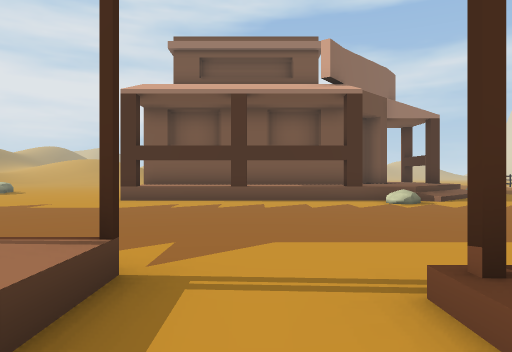
View 1 (above)

23 first-person views from a walk through a Unity game level. The camera is 1.3 m above the floor, looks level and sees 70° across. The floor is counted in squares, 2 m on a side. Each view is taken from the middle of a square. On the plan, view 1 faces up. The plan holds only what a view shows up to about 11 squares ahead; the rest is blank. The place goes on beyond the plan. The player is left out. Some animated figures are left out.

View 2
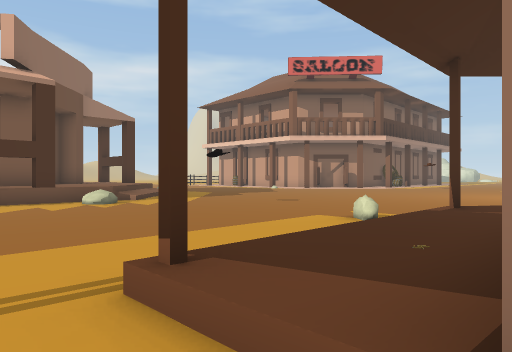

View 3
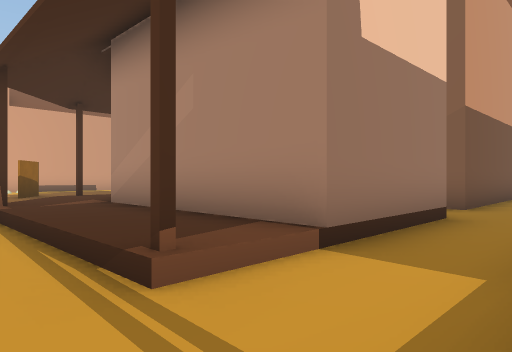

View 4
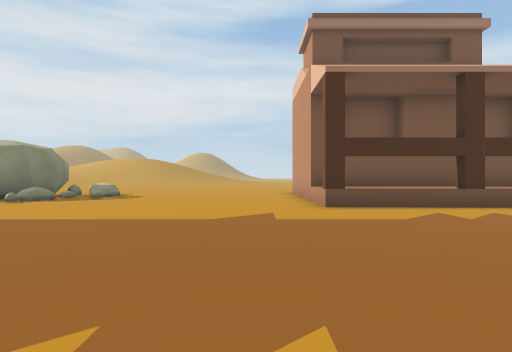

View 5
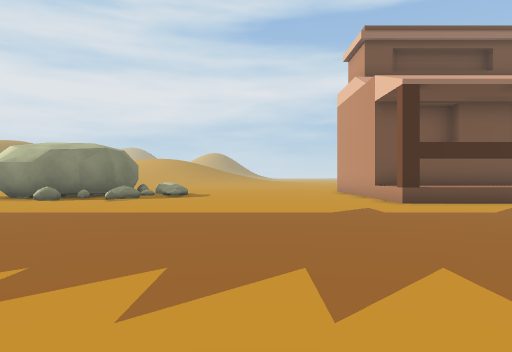

View 6
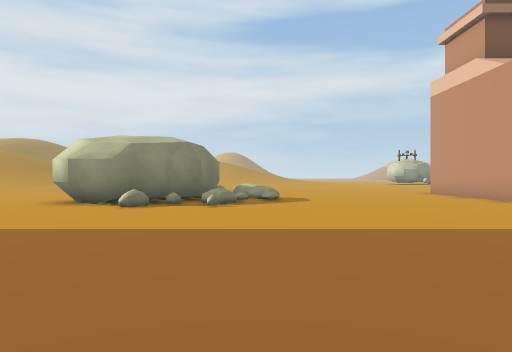

View 7
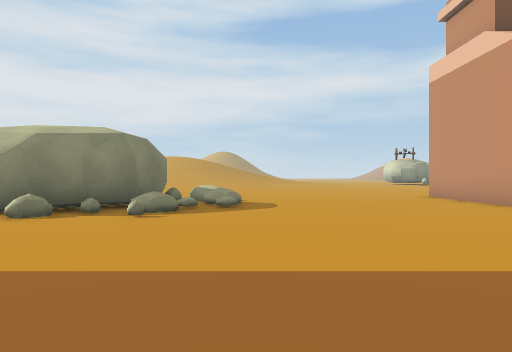

View 8
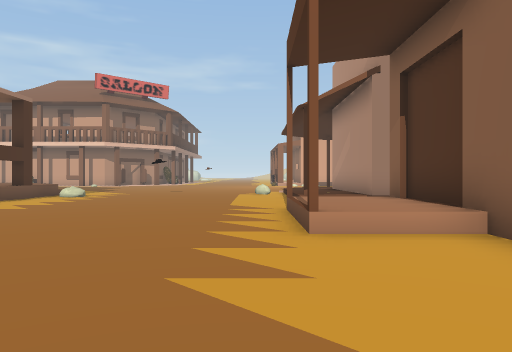

View 9
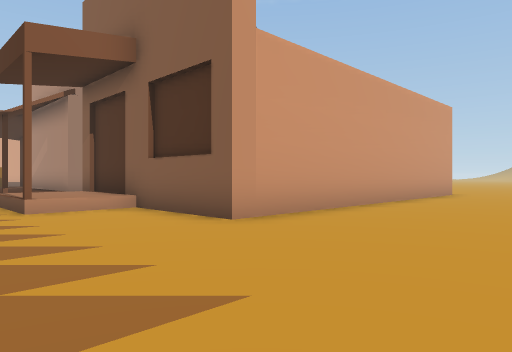

View 10
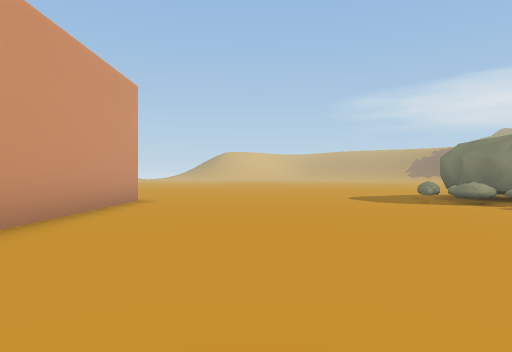

View 11
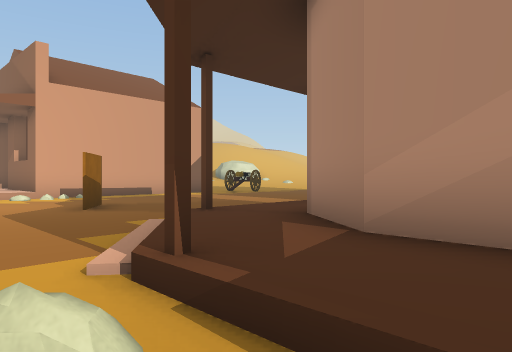

View 12
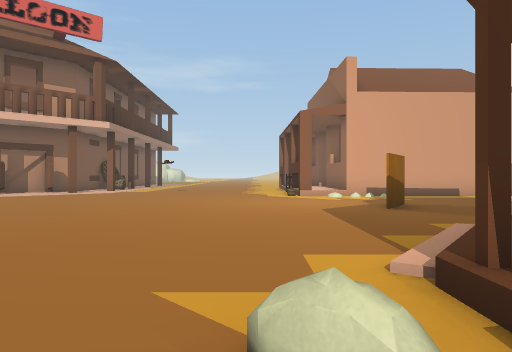

View 13
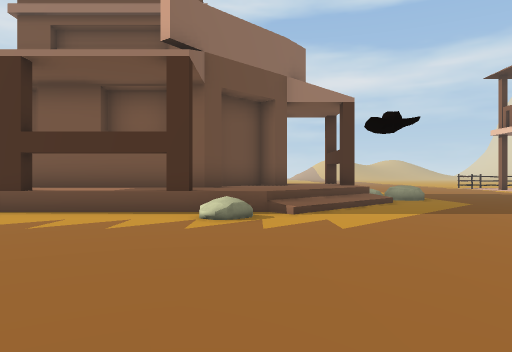

View 14
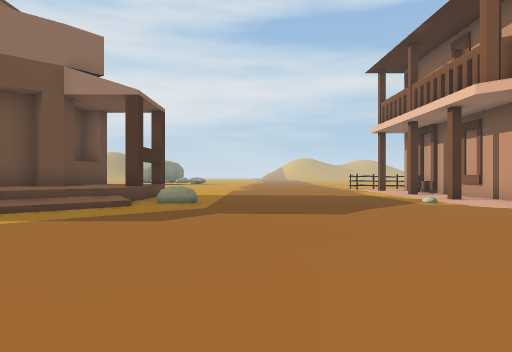

View 15
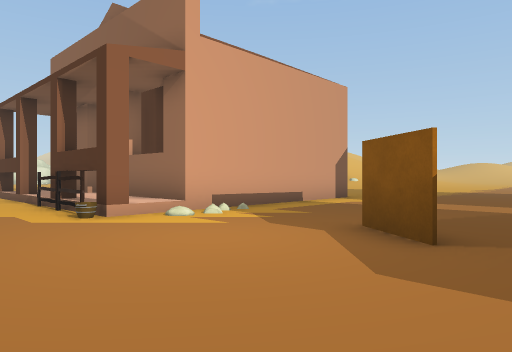

View 16
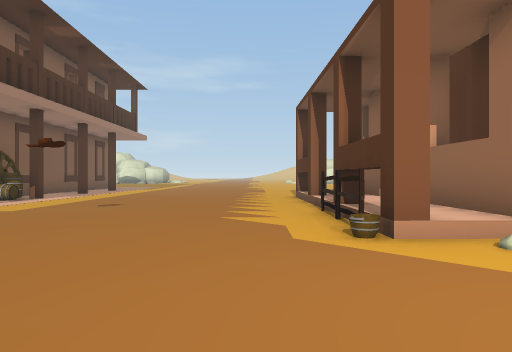

View 17
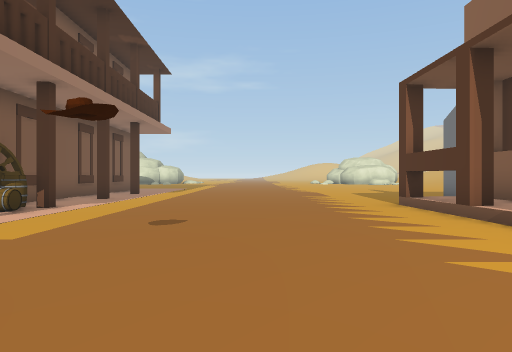

View 18
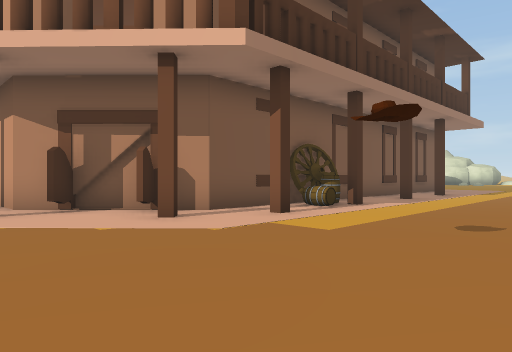

View 19
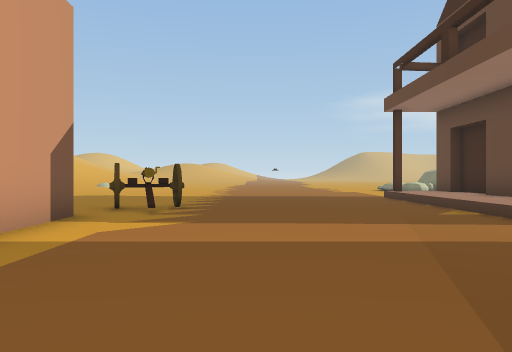

View 20
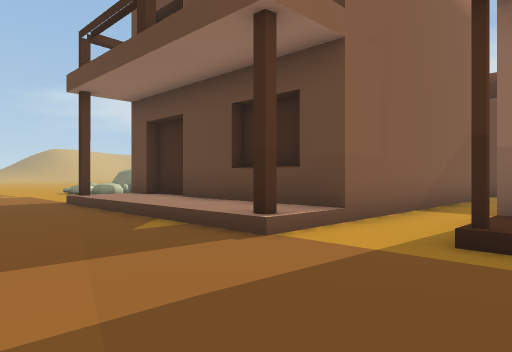

View 21
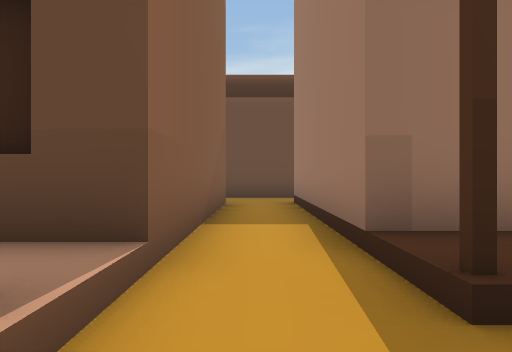

View 22
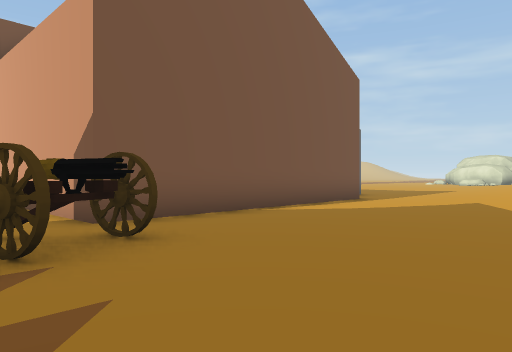

View 23
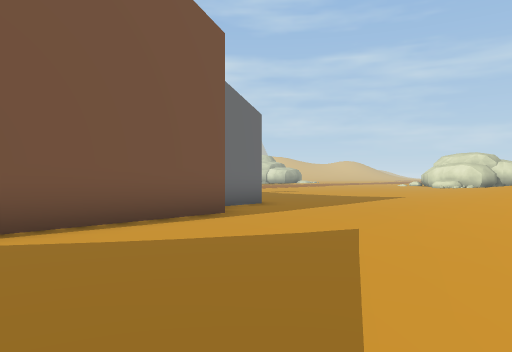

### Floor plan
Key: @ floor where view 1 was taken; # wall or solid block; x gap in a wall; . main floor; : floor 0.25 m higher than the main floor; + floor 0.5 m higher than the main floor; * floor 0.75 m higher than the main floor; / step, stairs or slope; = window, fence, low wall or low ledge; ^ raised ledge; R rock; H house; F fence; B barrel; G gun; O other object.
Columns run from 14 left of view 1 to 28 right of it. Each row starts with its distance up from view 1.
 15     R......#       ^*^ ........#
 14    OR......#     ###*x ........#
 13   ##.......#     #*** R........#
 12 ###R.......#######***/........ ##
 11 #R.........*********/...........### # ###
 10 ...........#==#==#*/............#...B#...
  9 .................##...............#....#.
  8 ..........................................
  7  .........................................
  6   .......................................
  5   .......................................
  4    ......................................
  3    ................R.....................
  2    .......#++#.#////#/.........FF....#...
  1    ......./++/./::::://.......# ++++++ ..
  0     ...#######@######:#...#../### +##
 -1    ....#      .#    ##:.......#
 -2   .....#      .#    ##:.......#
 -3   .....#     #.#######:.......#
 -4  ......#     #................#        #...
 -5 .......#     #.#######+H......#     ##.....
 -6 .......#       #     H /......#######......
 -7 .......#       #     # /.....GG............
 -8 .......#       #     # /.....G.........:://
 -9 O......#       #     # /.............://///
-10 ........             # /...........:://///
-11 ........             # H..........::/

Positions as (right, up) in squares from view 1, and headings:
1: (0, 0), facing up
2: (0, 0), facing up-right
3: (-1, 3), facing down-right
4: (-5, 2), facing up
5: (-7, 1), facing up
6: (-10, 3), facing up
7: (-9, 5), facing up
8: (-8, 3), facing right
9: (-11, 4), facing down-right
10: (-10, 0), facing down
11: (4, 3), facing down-right
12: (4, 3), facing right
13: (4, 3), facing up
14: (10, 4), facing up
15: (10, 4), facing down-right
16: (12, 3), facing right
17: (15, 5), facing right
18: (15, 5), facing up-right
19: (13, 0), facing down
20: (12, -2), facing down-left
21: (10, -4), facing left
22: (14, -11), facing up-right
23: (19, -11), facing up-right
